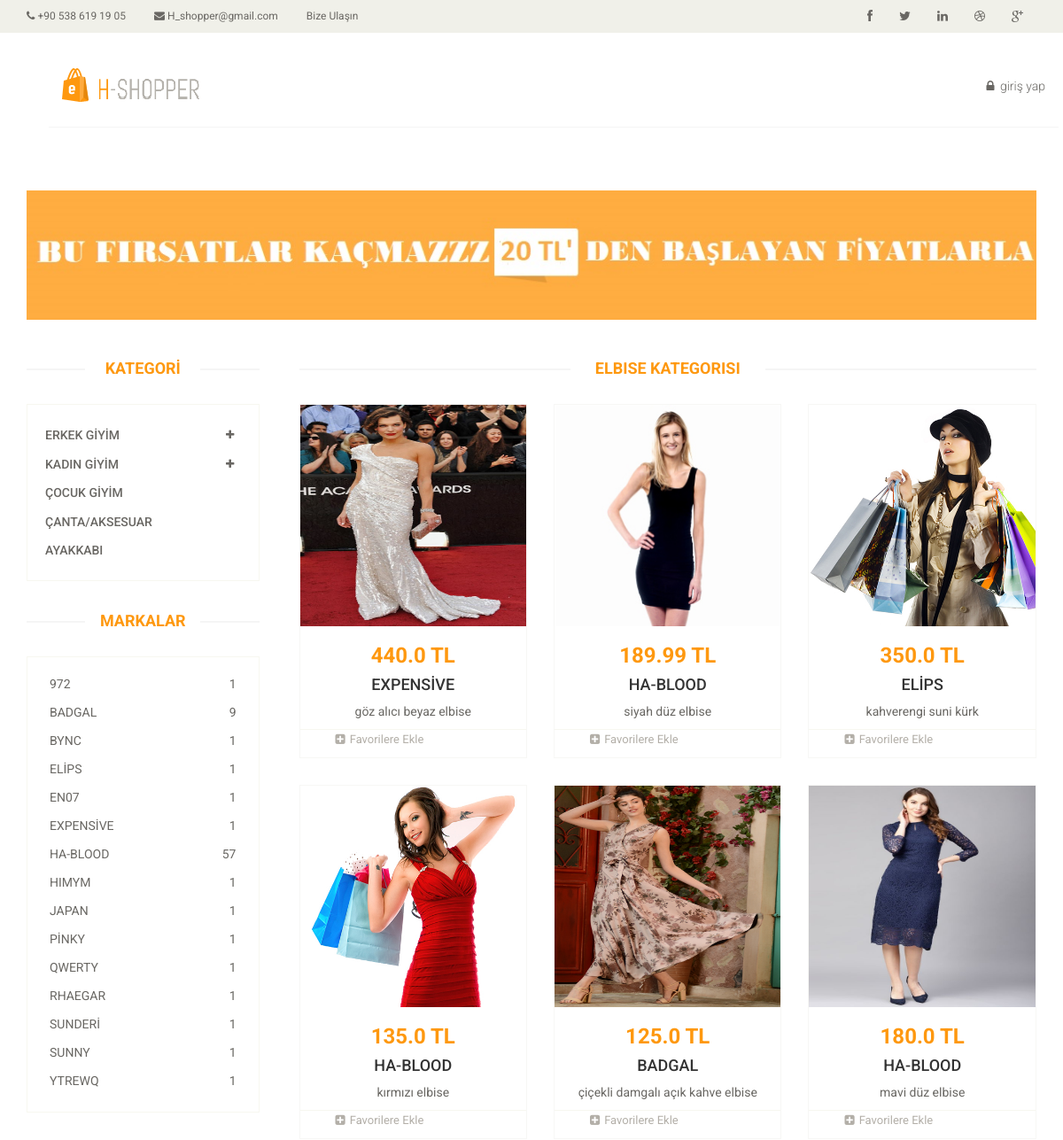
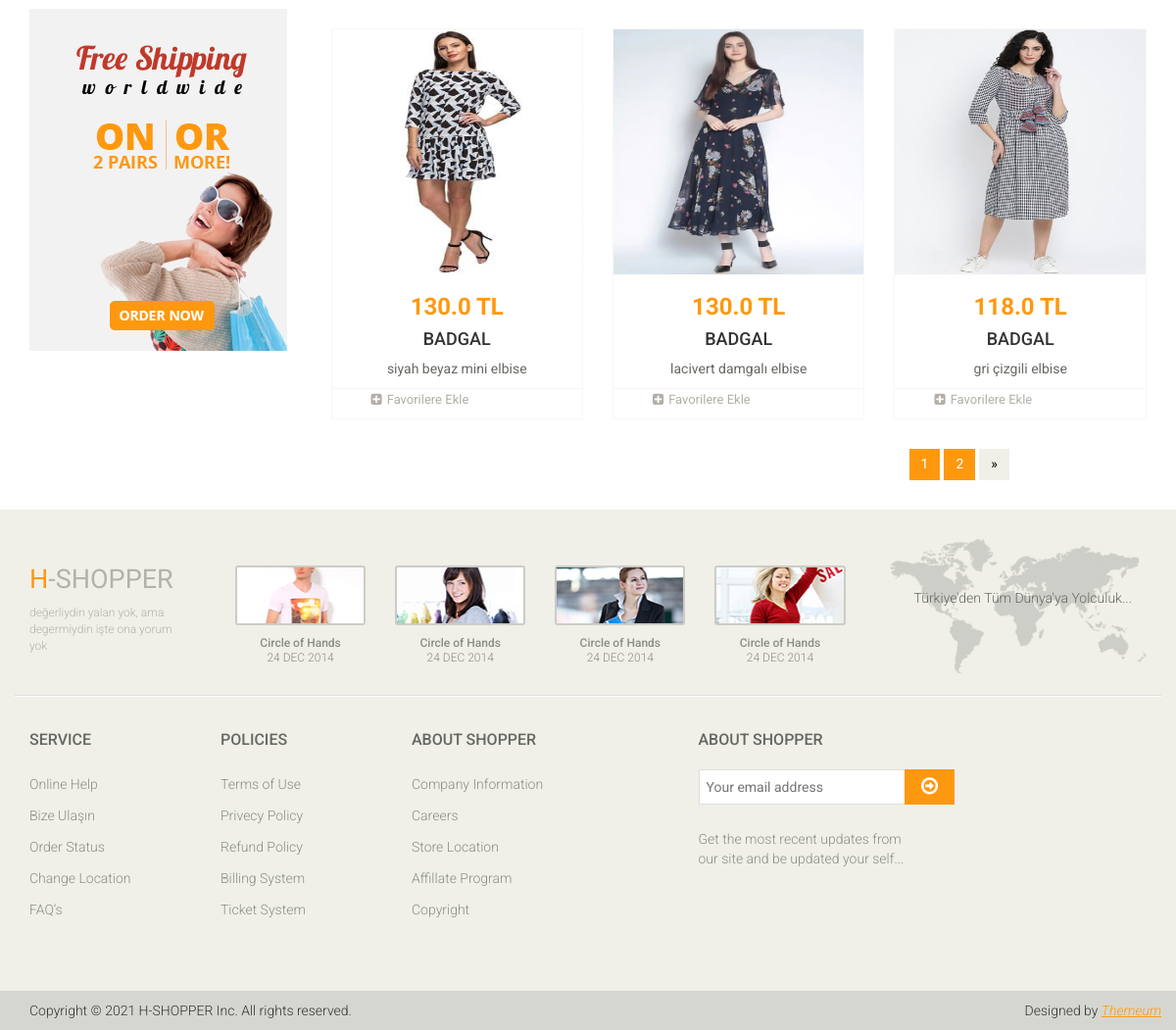
/product/women/Elbise/1, run on the app's committed database (2 pictures, top to bottom).
### product/models.py (models this page shows, shortened)
class Product(models.Model):
    seller=models.ForeignKey("auth.User",on_delete=models.CASCADE,verbose_name="SATICI")
    name=models.CharField(max_length=50,verbose_name="İSİM")
    sex_category=models.CharField(max_length=60,choices=SEX_CATEGORY_CHOICES,null=True,verbose_name="CİNSİYET")
    price=models.FloatField(verbose_name="FİYAT")
    marka = models.CharField(max_length=50,null=True,verbose_name="MARKA")
    image = models.FileField(null=True,verbose_name="FOTOĞRAF")
    category = models.CharField(max_length=30, choices=CATEGORY_CHOICES,verbose_name="KATEGORİ")
    created_date=models.DateTimeField(auto_now_add=True,verbose_name="Oluşturulma tarihi")
    rating_total = models.FloatField(null=True,blank=True,verbose_name="ortalama puan")
    rating = models.JSONField(default=dict, null=True,blank=True)
    class Meta:
        ordering = ['-rating_total']

### product/views.py (the view, shortened to what this page needs)
# urls.py: path('women/<str:category_women>/<int:page>',views.category_women,name="category_women"),
def category_women(request,category_women,page):
    favs=list()
    carts=list()
    men_cat = Product.objects.filter(category=category_women,sex_category="Kadın")
    x=math.ceil(len(men_cat)/9)
    if page > x:
        return redirect("error")
    men_cat=(men_cat[9*(page-1):(9*page)])
    page_list=list()
    for i in range(x):
        page_list.append(i+1)
    cat=men_cat[0].category
    sex = men_cat[0].sex_category
    x=list()
    marka = Product.objects.all()
    for i in marka:
        x.append(i.marka)
    data = pd.DataFrame({"marka":x,"sayi":[1 for i in range(len(marka))]},range(len(marka)))
    data = data.groupby("marka").count()
    marka = list(data.index.values)
    sayi = list(data["sayi"])
    brand = list(zip(marka,sayi))
    return render(request,"category.html",{"men_cat":men_cat,"page_list":page_list,"cat":cat,"sex":sex,"favs":favs,"carts":carts,"brand":brand})

### templates/category.html (shortened to what this page needs)
{% extends "layout.html" %}
{% block body %}
{% load static %}
<div class="header-bottom">
	<div class="container">
		<div class="row">
			<div class="col-sm-9">
			</div>
			<div class="col-sm-3">
			</div>
		</div>
	</div>
</div>
</header>
	<section id="advertisement">
		<div class="container">
			<img src="{% static 'images/shop/advertisement1.jpg' %}" alt="" />
		</div>
	</section>
	<section>
		<div class="container">
			<div class="row">
				<div class="col-sm-3">
					<div class="left-sidebar">
						<h2>KATEGORİ</h2>
						<div class="panel-group category-products" id="accordian">
							<div class="panel panel-default">
								<div class="panel-heading">
									<h4 class="panel-title">
										<a data-toggle="collapse" data-parent="#accordian" href="#mens">
											<span class="badge pull-right"><i class="fa fa-plus"></i></span>
											ERKEK GİYİM
										</a>
									</h4>
								</div>
							</div>
							<div class="panel panel-default">
								<div class="panel-heading">
									<h4 class="panel-title">
										<a data-toggle="collapse" data-parent="#accordian" href="#womens">
											<span class="badge pull-right"><i class="fa fa-plus"></i></span>
											KADIN GİYİM
										</a>
									</h4>
								</div>
							</div>
							<div class="panel panel-default">
								<div class="panel-heading">
									<h4 class="panel-title"><a href="#">ÇOCUK GİYİM</a></h4>
								</div>
							</div>
							<div class="panel panel-default">
								<div class="panel-heading">
									<h4 class="panel-title"><a href="/product/bags&accessory/1">ÇANTA/AKSESUAR</a></h4>
								</div>
							</div>
							<div class="panel panel-default">
								<div class="panel-heading">
									<h4 class="panel-title"><a href="#">AYAKKABI</a></h4>
								</div>
							</div>
						</div>
						<div class="brands_products">
							<h2>Markalar</h2>
							<div class="brands-name">
								<ul class="nav nav-pills nav-stacked">
									{% for brand,number in brand %}
								<li><a href="/product/brand/{{brand}}/1"> <span class="pull-right">{{number}}</span>{{brand}}</a></li>
								{% endfor %}
								</ul>
							</div>
						</div>
						<div class="shipping text-center">
							<img src="{% static 'images/home/shipping.jpg' %}" alt="" />
						</div>
					</div>
				</div>
				<div class="col-sm-9 padding-right">
					<div class="features_items">
						<h2 class="title text-center">{{cat}} Kategorisi</h2>
						{% for men_cat in men_cat %}
                        <div class="col-sm-4">
							<div class="product-image-wrapper">
								<div class="single-products">
									<div class="productinfo text-center">
									{% if men_cat.image %}
									<img src="{{men_cat.image.url}}" width="268px" height="250px" alt="" />
									{% endif %}
										<h2>{{men_cat.price}} TL</h2>
										<h4>{{men_cat.marka}}</h4>
										<p>{{men_cat.name}}</p>
									</div>
									<div class="product-overlay">
										<div class="overlay-content">
											                                        </div>
									</div>
								</div>
								<div class="choose">
								<ul>
									{% if men_cat.id in favs %}
										<li><a href="/product/fav/delete/{{men_cat.id}}">Favorilerden çıkar</a></li>
										{% else %}
										<li><a href="/product/fav/add/{{men_cat.id}}"><i class="fa fa-plus-square"></i>Favorilere Ekle</a></li>
										{% endif %}
								</ul>
								</div>
							</div>
						</div>
                        {% endfor %}
					</div>
                    <div class="col-sm-4" style=float:right;><ul class="pagination">
                        {% for page in page_list %}
						{% if sex == "Kadın" %}
				      <li class="active"><a href="/product/women/{{cat}}/{{page}}">{{page}}</a></li>
						{% else %}
				    <li class="active"><a href="/product/men/{{cat}}/{{page}}">{{page}}</a></li>
						{% endif %}
                        {% endfor %}
							<li><a href="">&raquo;</a></li>
						</ul></div>
				</div>
			</div>
		</div>
	</section>
{% endblock body %}

### static/css/main.css (style rules this page uses)
body { font-family: 'Roboto', sans-serif; position: relative; font-weight: 400px; }
ul li { list-style: none; }
a { -webkit-transition: 300ms; transition: 300ms; }
h1, h2, h3, h4, h5, h6 { font-family: 'Roboto', sans-serif; }
.header-bottom { padding-bottom: 30px; padding-top: 30px; }
.category-products { border: 1px solid #F7F7F0; margin-bottom: 35px; padding-bottom: 20px; padding-top: 15px; }
.left-sidebar h2, .brands_products h2 { color: #FE980F; font-family: 'Roboto', sans-serif; font-size: 18px; font-weight: 700; margin: 0 auto 30px; text-align: center; text-transform: uppercase; position: relative; z-index: 3; }
.left-sidebar h2:after, h2.title:after { content: " "; position: absolute; border: 1px solid #f5f5f5; bottom: 8px; left: 0; width: 100%; height: 0; z-index: -2; }
.left-sidebar h2:before { content: " "; position: absolute; background: #fff; bottom: -6px; width: 130px; height: 30px; z-index: -1; left: 50%; margin-left: -65px; }
h2.title:before { content: " "; position: absolute; background: #fff; bottom: -6px; width: 220px; height: 30px; z-index: -1; left: 50%; margin-left: -110px; }
.category-products .panel { background-color: #FFFFFF; border: 0px; border-radius: 0px; -webkit-box-shadow: none; box-shadow: none; margin-bottom: 0px; }
.category-products .panel-default .panel-heading { background-color: #FFFFFF; border: 0 none; color: #FFFFFF; padding: 5px 20px; }
.category-products .panel-default .panel-heading .panel-title a { color: #696763; font-family: 'Roboto', sans-serif; font-size: 14px; text-decoration: none; text-transform: uppercase; }
.category-products .badge { background: none; border-radius: 10px; color: #696763; display: inline-block; font-size: 12px; font-weight: bold; line-height: 1; min-width: 10px; padding: 3px 7px; text-align: center; vertical-align: baseline; white-space: nowrap; }
.brands-name { border: 1px solid #F7F7F0; padding-bottom: 20px; padding-top: 15px; }
.brands-name .nav-stacked li a { background-color: #FFFFFF; color: #696763; font-family: 'Roboto', sans-serif; font-size: 14px; padding: 5px 25px; text-decoration: none; text-transform: uppercase; }
.shipping { background-color: #F2F2F2; margin-top: 40px; overflow: hidden; padding-top: 20px; position: relative; }
.padding-right { padding-right: 0; }
.features_items { overflow: hidden; }
h2.title { color: #FE980F; font-family: 'Roboto', sans-serif; font-size: 18px; font-weight: 700; margin: 0 15px; text-transform: uppercase; margin-bottom: 30px; position: relative; }
.product-image-wrapper { border: 1px solid #F7F7F5; overflow: hidden; margin-bottom: 30px; }
.single-products { position: relative; }
.productinfo h2 { color: #FE980F; font-family: 'Roboto', sans-serif; font-size: 24px; font-weight: 700; }
.productinfo p { font-family: 'Roboto', sans-serif; font-size: 14px; font-weight: 400; color: #696763; }
.productinfo img { width: 100%; }
.productinfo { position: relative; }
.product-overlay { background: rgba(254, 152, 15, .8); top: 0; display: none; height: 0; position: absolute; -webkit-transition: height 500ms ease 0s; transition: height 500ms ease 0s; width: 100%; display: block; }
.product-overlay .overlay-content { bottom: 0; position: absolute; bottom: 0; text-align: center; width: 100%; }
.choose { border-top: 1px solid #F7F7F0; }
.choose ul li a { color: #B3AFA8; font-family: 'Roboto', sans-serif; font-size: 13px; padding-left: 0; padding-right: 0; }
.choose ul li a i { margin-right: 5px; }
#advertisement { padding-bottom: 45px; }
#advertisement img { width: 100%; }
.pagination { display: inline-block; margin-bottom: 25px; margin-top: 0; padding-left: 15px; }
.pagination li:first-child a, .pagination li:first-child span { border-bottom-left-radius: 0; border-top-left-radius: 0; margin-left: 0; }
.pagination li:last-child a, .pagination li:last-child span { border-bottom-right-radius: 0; border-top-right-radius: 0; }
.pagination .active a, .pagination .active span, .pagination .active a:hover, .pagination .active span:hover, .pagination .active a:focus, .pagination .active span:focus { background-color: #FE980F; border-color: #FE980F; color: #FFFFFF; cursor: default; z-index: 2; }
.pagination li a, .pagination li span { background-color: #f0f0e9; border: 0; float: left; line-height: 1.42857; margin-left: -1px; padding: 6px 12px; position: relative; text-decoration: none; margin-right: 5px; color: #000; }

### data on the page
Product: brand "972"
Product: brand "BADGAL", image (picture), price "125.0", marka "BADGAL", name "çiçekli damgalı açık kahve elbise"
Product: brand "BYNC"
Product: brand "ELİPS", image (picture), price "350.0", marka "ELİPS", name "kahverengi suni kürk"
Product: brand "EN07"
Product: brand "EXPENSİVE", category "ELBISE", image (picture), price "440.0", marka "EXPENSİVE", name "göz alıcı beyaz elbise"
Product: brand "HA-BLOOD", image (picture), price "189.99", marka "HA-BLOOD", name "siyah düz elbise"
Product: brand "HIMYM"
Product: brand "JAPAN"
Product: brand "PİNKY"
Product: brand "QWERTY"
Product: brand "RHAEGAR"
Product: brand "SUNDERİ"
Product: brand "SUNNY"
Product: brand "YTREWQ"
Product: image (picture), price "135.0", marka "HA-BLOOD", name "kırmızı elbise"
Product: image (picture), price "180.0", marka "HA-BLOOD", name "mavi düz elbise"
Product: image (picture), price "130.0", marka "BADGAL", name "siyah beyaz mini elbise"
Product: image (picture), price "130.0", marka "BADGAL", name "lacivert damgalı elbise"
Product: image (picture), price "118.0", marka "BADGAL", name "gri çizgili elbise"

### other printed values
{{ number }} "1" "9" "1" "1" "1" "1" "57" "1" "1" "1" "1" "1" "1" "1" "1"
{{ page }} "1" "2"
